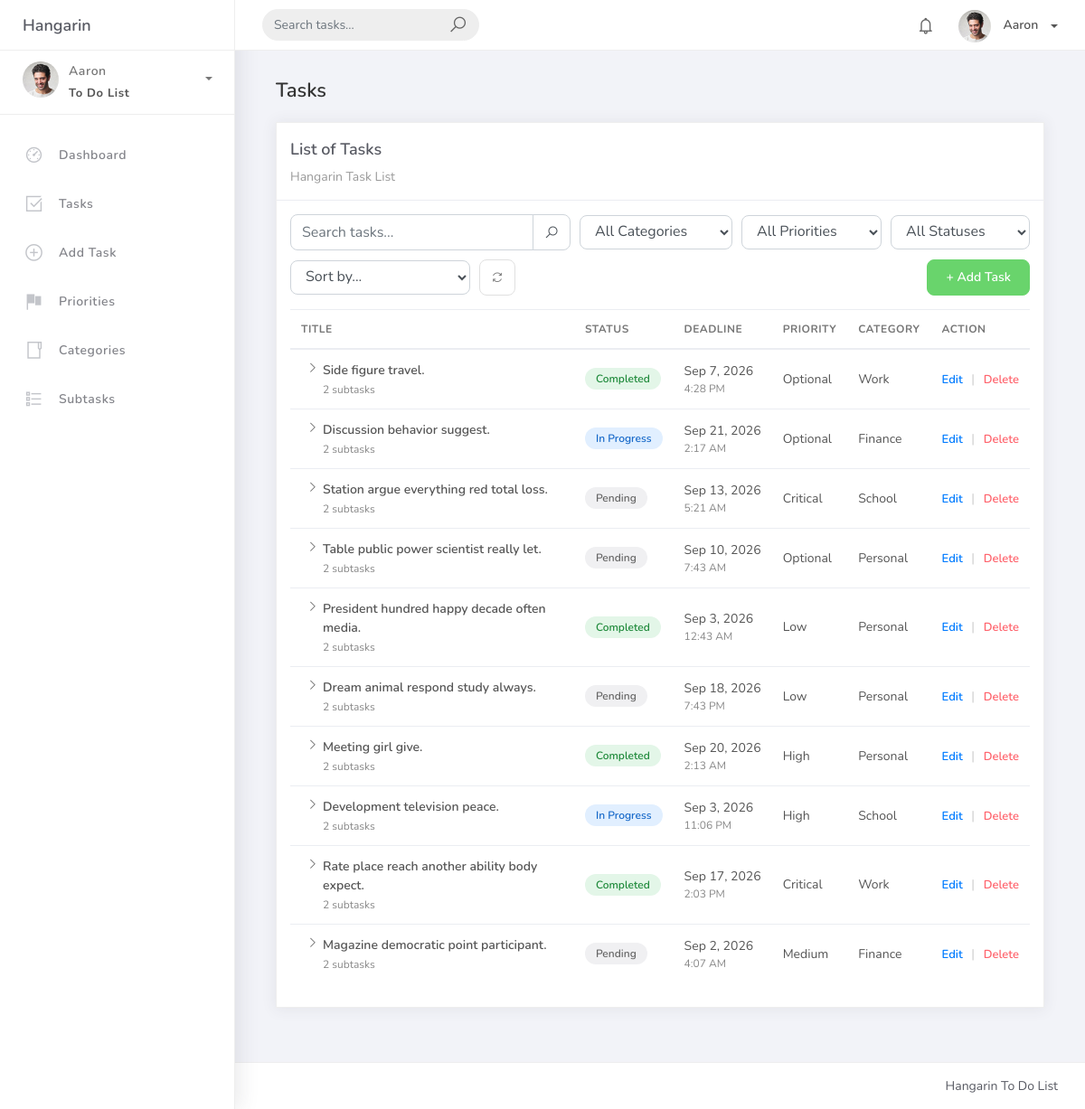
Page /task_list/ (signed in) on the committed database.
### hangarin/models.py (models this page shows, shortened)
class BaseModel(models.Model):
    created_at = models.DateTimeField(auto_now_add=True, db_index=True)
    updated_at = models.DateTimeField(auto_now=True)
    class Meta:
        abstract = True

class Task(BaseModel):
    title = models.CharField(max_length=250)
    description = models.CharField(max_length=500)
    deadline = models.DateTimeField()
    status = models.CharField(
        max_length=50,
        choices=[
            ("Pending", "Pending"),
            ("In Progress", "In Progress"),
            ("Completed", "Completed"),
        ],
        default="Pending"
    )
    category = models.ForeignKey(
        Category,
        on_delete=models.CASCADE
    )
    priority = models.ForeignKey(
        Priority,
        on_delete=models.CASCADE
    )

class Priority(BaseModel):
    name = models.CharField(max_length=100)
    class Meta:
        verbose_name = "Priority"
        verbose_name_plural = "Priorities"
    def __str__(self):
        return self.name

class Category(BaseModel):
    name = models.CharField(max_length=100)
    class Meta:
        verbose_name = "Category"
        verbose_name_plural = "Categories"
    def __str__(self):
        return self.name

### hangarin/views.py (the view, shortened to what this page needs)
class TaskList(LoginRequiredMixin, ListView):
    model = Task
    template_name = "task_list.html"
    context_object_name = "tasks"
    paginate_by = 10
    login_url = "/accounts/login/"
    redirect_field_name = "next"
    SORT_OPTIONS = {
        "deadline": "deadline",
        "-deadline": "-deadline",
        "title": "title",
        "status": "status",
        "priority": "priority__name",
        "category": "category__name",
    }
    def get_queryset(self):
        queryset = (
            Task.objects.select_related("category", "priority")
            .prefetch_related("subtask_set")
            .order_by("-created_at")
        )
        params = self.request.GET
        search = params.get("q")
        if params.get("category"):
            queryset = queryset.filter(category_id=params["category"])
        if params.get("priority"):
            queryset = queryset.filter(priority_id=params["priority"])
        if params.get("status"):
            queryset = queryset.filter(status=params["status"])
        sort = params.get("sort")
        if sort in self.SORT_OPTIONS:
            queryset = queryset.order_by(self.SORT_OPTIONS[sort], "-created_at")
        return queryset
    def get_context_data(self, **kwargs):
        context = super().get_context_data(**kwargs)
        context["categories"] = Category.objects.all().order_by("name")
        context["priorities"] = Priority.objects.all().order_by("name")
        context["statuses"] = Task._meta.get_field("status").choices
        params = self.request.GET.copy()
        params.pop("page", None)
        context["querystring"] = params.urlencode()
        return context

### templates/task_list.html (shortened to what this page needs)
{% extends 'base.html' %}
{% load static %}
{% block content %}
<div class="container-fluid">
    <h4 class="page-title">Tasks</h4>
    <div class="row">
        <div class="col-md-12">
            <div class="card">
                <div class="card-header">
                    <div class="card-title">
                        List of Tasks
                    </div>
                    <div class="card-category">
                        Hangarin Task List
                    </div>
                </div>
                <div class="card-body">
                    <form method="get" action="{% url 'task-list' %}" class="toolbar">
                        <div class="input-group search-group">
                            <input
                                type="text"
                                name="q"
                                placeholder="Search tasks..."
                                value="{{ request.GET.q|default:'' }}"
                                class="form-control"
                            >
                            <div class="input-group-append">
                                <button type="submit" class="input-group-text">
                                    <i class="la la-search search-icon"></i>
                                </button>
                            </div>
                        </div>
                        <select name="category" class="form-control" onchange="this.form.submit()">
                            <option value="">All Categories</option>
                        </select>
                        <select name="priority" class="form-control" onchange="this.form.submit()">
                            <option value="">All Priorities</option>
                        </select>
                        <select name="status" class="form-control" onchange="this.form.submit()">
                            <option value="">All Statuses</option>
                        </select>
                        <select name="sort" class="form-control" onchange="this.form.submit()">
                            <option value="">Sort by...</option>
                        </select>
                        <a href="{% url 'task-list' %}" class="btn btn-reset" title="Clear filters">
                            <i class="la la-refresh"></i>
                        </a>
                        <a href="{% url 'task-add' %}" class="btn btn-success btn-add">
                            + Add Task
                        </a>
                    </form>
                    <div class="table-responsive">
                        <table class="table table-hover task-table">
                            <thead>
                                <tr>
                                    <th>Title</th>
                                    <th>Status</th>
                                    <th>Deadline</th>
                                    <th>Priority</th>
                                    <th>Category</th>
                                    <th>Action</th>
                                </tr>
                            </thead>
                            <tbody>
                                {% for object in object_list %}
                                {% with subs=object.subtask_set.all %}
                                <tr class="task-row">
                                    <td>
                                        <div class="title-cell">
                                            {% if subs %}
                                                <button
                                                    type="button"
                                                    class="btn btn-link p-0 toggle-subtasks"
                                                    data-target="subtasks-{{ object.id }}"
                                                    title="Show subtasks"
                                                >
                                                    <i class="la la-angle-right"></i>
                                                </button>
                                            {% else %}
                                                <span class="toggle-spacer"></span>
                                            {% endif %}
                                            <div>
                                                <span class="title-text">{{ object.title }}</span>
                                                {% if subs %}
                                                    <span class="subtask-count">
                                                        {{ subs|length }} subtask{{ subs|length|pluralize }}
                                                    </span>
                                                {% endif %}
                                            </div>
                                        </div>
                                    </td>
                                    <td class="col-nowrap">
                                        <span class="pill {% if object.status == 'Completed' %}pill-done{% elif object.status == 'In Progress' %}pill-progress{% else %}pill-pending{% endif %}">
                                            {{ object.status }}
                                        </span>
                                    </td>
                                    <td class="col-nowrap">
                                        {{ object.deadline|date:"M j, Y" }}
                                        <span class="deadline-time">{{ object.deadline|date:"g:i A" }}</span>
                                    </td>
                                    <td class="col-nowrap">{{ object.priority }}</td>
                                    <td class="col-nowrap">{{ object.category }}</td>
                                    <td class="col-nowrap row-actions">
                                        <a href="{% url 'task-update' object.id %}">Edit</a>
                                        <span class="sep">|</span>
                                        <a href="{% url 'task-delete' object.id %}" class="text-danger">Delete</a>
                                    </td>
                                </tr>
                                {% endwith %}
                                {% endfor %}
                            </tbody>
                        </table>
                    </div>
                </div>
            </div>
        </div>
    </div>
</div>
{% endblock %}

### templates/base.html (shortened to what this page needs)
{% load static %}
{% load pwa %}
<!DOCTYPE html>
<html lang="en">
<head>
    <link
        rel="stylesheet"
        href="{% static 'css/bootstrap.min.css' %}"
    >
    <link
        rel="stylesheet"
        href="{% static 'css/ready.css' %}"
    >
    <link
        rel="stylesheet"
        href="{% static 'css/demo.css' %}"
    >
</head>
<body>
<div class="wrapper">
    <div class="main-header">
        <div class="logo-header">
            <a href="{% url 'home' %}" class="logo">
                Hangarin
            </a>
        </div>
        <nav class="navbar navbar-header navbar-expand-lg">
            <div class="container-fluid">
                <form
                    class="navbar-left navbar-form nav-search mr-md-3"
                    method="get"
                    action="{% url 'task-list' %}"
                >
                    <div class="input-group">
                        <input
                            type="text"
                            name="q"
                            placeholder="Search tasks..."
                            class="form-control"
                        >
                        <div class="input-group-append">
                            <button
                                type="submit"
                                class="input-group-text"
                            >
                                <i class="la la-search search-icon"></i>
                            </button>
                        </div>
                    </div>
                </form>
                <ul class="navbar-nav topbar-nav ml-md-auto align-items-center">
                    <li class="nav-item dropdown hidden-caret">
                        <a
                            class="nav-link dropdown-toggle"
                            href="#"
                            id="navbarDropdownNotification"
                            role="button"
                            data-toggle="dropdown"
                            aria-haspopup="true"
                            aria-expanded="false"
                        >
                            <i class="la la-bell"></i>
                        </a>
                    </li>
                    <li class="nav-item dropdown">
                        <a
                            class="dropdown-toggle profile-pic"
                            data-toggle="dropdown"
                            href="#"
                            aria-expanded="false"
                        >
                            <img
                                src="{% static 'img/profile.jpg' %}"
                                alt="user-img"
                                width="36"
                                class="img-circle"
                            >
                            <span>
                                {% if user.is_authenticated %}
                                    {{ user.username }}
                                {% else %}
                                    Hangarin User
                                {% endif %}
                            </span>
                        </a>
                    </li>
                </ul>
            </div>
        </nav>
    </div>
    <div class="sidebar">
        <div
            class="scrollbar-inner sidebar-wrapper"
            id="sidebar"
        >
            <div class="user">
                <div class="photo">
                    <img
                        src="{% static 'img/profile.jpg' %}"
                        alt="profile"
                    >
                </div>
                <div class="info">
                    <a
                        class=""
                        data-toggle="collapse"
                        href="#collapseExample"
                        aria-expanded="true"
                    >
                        <span>
                            {% if user.is_authenticated %}
                                {{ user.username }}
                            {% else %}
                                Hangarin User
                            {% endif %}
                            <span class="user-level">
                                To Do List
                            </span>
                            <span class="caret"></span>
                        </span>
                    </a>
                </div>
            </div>
            <ul class="nav">
                <li class="nav-item">
                    <a href="{% url 'home' %}">
                        <i class="la la-dashboard"></i>
                        <p>
                            Dashboard
                        </p>
                    </a>
                </li>
                <li class="nav-item">
                    <a href="{% url 'task-list' %}">
                        <i class="la la-check-square"></i>
                        <p>
                            Tasks
                        </p>
                    </a>
                </li>
                <li class="nav-item">
                    <a href="{% url 'task-add' %}">
                        <i class="la la-plus-circle"></i>
                        <p>
                            Add Task
                        </p>
                    </a>
                </li>
                <li class="nav-item">
                    <a href="{% url 'priority-list' %}">
                        <i class="la la-flag"></i>
                        <p>
                            Priorities
                        </p>
                    </a>
                </li>
                <li class="nav-item">
                    <a href="{% url 'category-list' %}">
                        <i class="la la-folder"></i>
                        <p>
                            Categories
                        </p>
                    </a>
                </li>
                <li class="nav-item">
                    <a href="{% url 'subtask-list' %}">
                        <i class="la la-list"></i>
                        <p>
                            Subtasks
                        </p>
                    </a>
                </li>
            </ul>
        </div>
    </div>
    <div class="main-panel">
        <div class="content">
            <div class="container-fluid">
                {% block content %}
                {% endblock %}
            </div>
        </div>
        <footer class="footer">
            <div class="container-fluid">
                <div class="copyright ml-auto">
                    Hangarin To Do List
                </div>
            </div>
        </footer>
    </div>
</div>
</body>
</html>

### rows in the picture
Task: title "Side figure travel.", subtask_set.all|length "2", status "Completed", deadline "Sep 7, 2026", deadline "4:28 PM", priority "Optional", category "Work"
Task: title "Discussion behavior suggest.", subtask_set.all|length "2", status "In Progress", deadline "Sep 21, 2026", deadline "2:17 AM", priority "Optional", category "Finance"
Task: title "Station argue everything red total loss.", subtask_set.all|length "2", status "Pending", deadline "Sep 13, 2026", deadline "5:21 AM", priority "Critical", category "School"
Task: title "Table public power scientist really let.", subtask_set.all|length "2", status "Pending", deadline "Sep 10, 2026", deadline "7:43 AM", priority "Optional", category "Personal"
Task: title "President hundred happy decade often media.", subtask_set.all|length "2", status "Completed", deadline "Sep 3, 2026", deadline "12:43 AM", priority "Low", category "Personal"
Task: title "Dream animal respond study always.", subtask_set.all|length "2", status "Pending", deadline "Sep 18, 2026", deadline "7:43 PM", priority "Low", category "Personal"
Task: title "Meeting girl give.", subtask_set.all|length "2", status "Completed", deadline "Sep 20, 2026", deadline "2:13 AM", priority "High", category "Personal"
Task: title "Development television peace.", subtask_set.all|length "2", status "In Progress", deadline "Sep 3, 2026", deadline "11:06 PM", priority "High", category "School"
Task: title "Rate place reach another ability body expect.", subtask_set.all|length "2", status "Completed", deadline "Sep 17, 2026", deadline "2:03 PM", priority "Critical", category "Work"
Task: title "Magazine democratic point participant.", subtask_set.all|length "2", status "Pending", deadline "Sep 2, 2026", deadline "4:07 AM", priority "Medium", category "Finance"

### other values in the picture
{{ user.username }} "Aaron"
